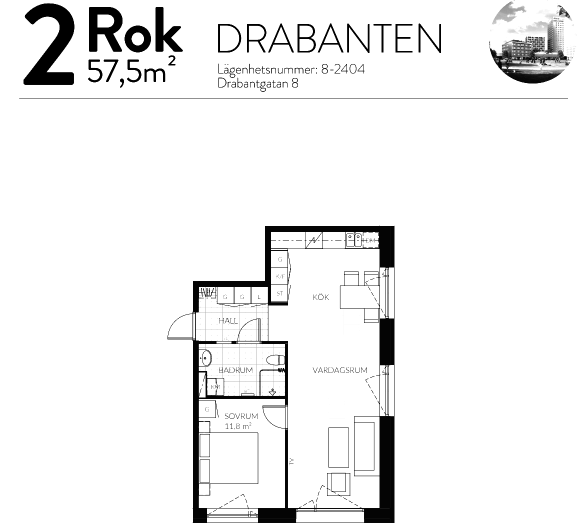
#> input picture SalvadorCantuarias/plan_hehehe.png, 1153 x 1063 px (shown at 1/2 size)
$ jupyter execute --allow-errors hackaton_4.ipynb
#> lines starting #> are read from the running program, lines starting #| are printed output that depends on the picture; after the words box and inside, x2 and y2 are one past the last pixel; in counts of white or black regions, pixels touching at a corner belong together
# HACKATON_4!!!!! <3 <3 <3 <3 <3

imported libraries

[cell 1]
import cv2 as cv
from roboflow import Roboflow
from ultralytics import YOLO
import torch
import numpy as np
import matplotlib.pyplot as plt
from PIL import Image
import json

helper function

[cell 2]
def show_image(image,descrption=None):
  if descrption:
    print(descrption)
  plt.axis('off')
  plt.imshow(cv.cvtColor(image, cv.COLOR_BGR2RGB))
  plt.show()

# IMAGE PREPROCESSING

1. **training YOLO model:** For generating an automated way of cropping floor plans from an image file automatically, a YOLO model was trained using a dataset of images an labels.
For the purpose of doing a quick test, only 10 epochs were conducted. Please feel free to apply more epochs to drastically improve accuracy.

#> (a cell that did not finish here is left out)

#> (a cell that did not finish here is left out)

**2. uploading target image:**

[cell 5]
img = cv.imread("plan_hehehe.png")
#> img is the input picture: shape (1063, 1153, 3); min 0, max 255, mean 240
img_gray = cv.cvtColor(img, cv.COLOR_BGR2GRAY)

plt.imshow(img, cmap="gray")

#> (a cell that did not finish here is left out)

[cell 7]
width, height = img_gray.shape
#> width = 1063; height = 1153

print(f"the width of the image is {width} and the height is {height}")
#| the width of the image is 1063 and the height is 1153

Due to time constraints and lack of hardware power, the YOLO model could not be trained approiatelly. Therefore, the following script was used to manually do the crop. the cropping procedure functions by reading pixels as tabular data (rows and columns).

[cell 8]
img = img[440:height,320:820]
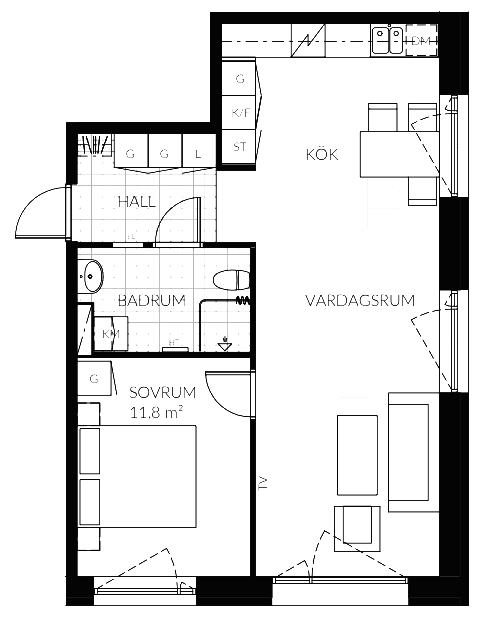
#> img: shape (623, 500, 3); min 4, max 255, mean 223.1
img_gray = cv.cvtColor(img, cv.COLOR_BGR2GRAY)
#> img_gray: shape (623, 500)

plt.axis("off")
plt.imshow(img, cmap="gray")

# USING CV2

1. APPLYING THRESHOLD TO GET WALLS

[cell 9]
_, thresh = cv.threshold(img_gray, 40, 255, cv.THRESH_BINARY)
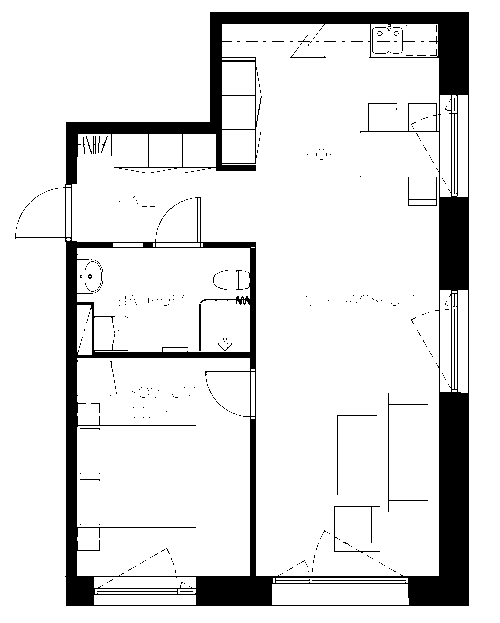
#> thresh: shape (623, 500); 88.5% white; 365 black regions (349 under 20 px), largest, box (x1, y1, x2, y2) and area: (15, 12, 469, 606) 33953, (388, 393, 428, 512) 197, (334, 506, 380, 553) 178

show_image(thresh, "Thresholded image")

2. REMOVING UNNECESARY "NOISE" USING MORPHOLOGYCAL OPERATIONS

[cell 10]
kernel = np.ones((3,3), np.uint8)
close_morph_thresh = cv.morphologyEx(thresh,cv.MORPH_CLOSE, kernel, iterations=2)
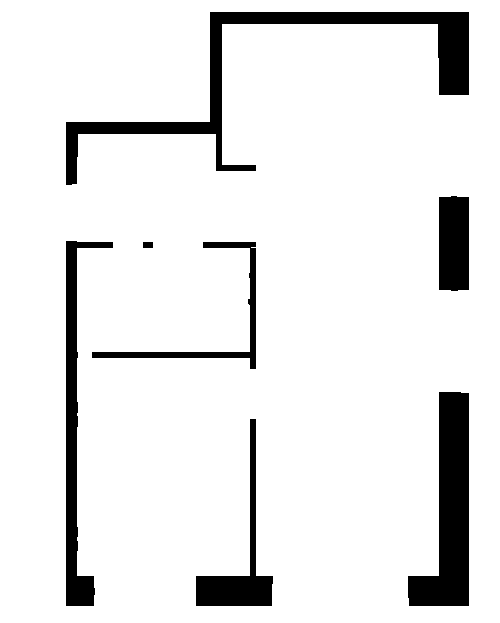
#> close_morph_thresh: shape (623, 500); 90.5% white; 7 black regions, largest, box (x1, y1, x2, y2) and area: (66, 12, 469, 185) 9325, (408, 392, 469, 606) 7334, (66, 241, 113, 606) 4796

show_image(close_morph_thresh, "cleaned binary image")

2. getting contours

[cell 11]
contours, hierarchy = cv.findContours(close_morph_thresh, cv.RETR_TREE, cv.CHAIN_APPROX_SIMPLE)
#> contours = 8 contours; box (x1, y1, x2, y2) and area: (0, 0, 500, 623) 310378, (65, 11, 470, 186) 10038, (407, 391, 470, 607) 7606, (65, 240, 114, 607) 5222, (195, 418, 274, 607) 3492, (438, 195, 470, 292) 2925, (91, 241, 257, 370) 2343, (142, 241, 154, 249) 75

image_contours = img.copy()
image_corners = img.copy()
corners = []
corners_coordinates = []

corner_index = 0

for i, contour in enumerate(contours):
  if i == 0:
    continue
  epsilon = 0.01*cv.arcLength(contour, True)
  approx = cv.approxPolyDP(contour, epsilon, True)
  corners.append(approx)
  cv.drawContours(image_contours, contours, -1, (0,0,255), 2)
#> this loop made 8 passes
#> epsilon on passes 2, 3, 4, 5, 6, 8: 5.28, 5.5, 6.88, 0.337, 8.63, 14.32
#> contour on pass 1: [[0, 0], [0, 622], [499, 622], [499, 0]]
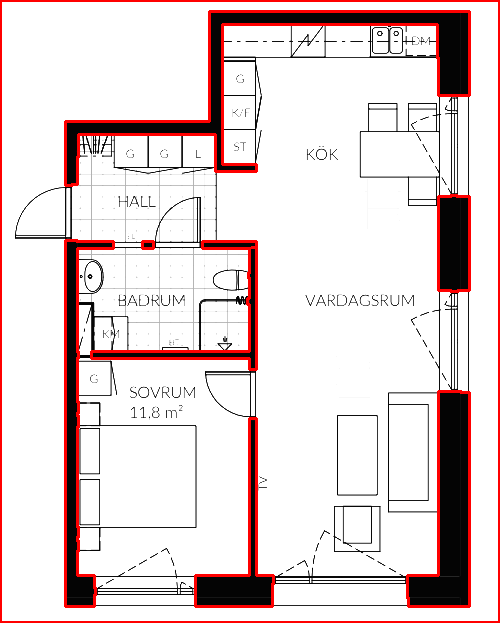
#> image_contours: shape (623, 500, 3); 5.63% of pixels changed, all inside (x1, y1, x2, y2) = (0, 0, 500, 623)
#> after the loop, corners = 7 contours; box (x1, y1, x2, y2) and area: (65, 11, 470, 185) 9327, (407, 391, 470, 607) 7428, (65, 240, 114, 607) 4832, (196, 418, 274, 607) 3342, (438, 196, 470, 291) 2791, (91, 242, 257, 370) 1486, (142, 241, 154, 249) 75

for corner in corners:
    for point in corner:
        cv.circle(image_corners, tuple(point[0]), 5, (0, 255, 0), -1)
        cv.putText(image_corners, str(corner_index), tuple(point[0]), cv.FONT_HERSHEY_SIMPLEX, 0.5, (255, 0, 0), 1)

        x, y = point[0]
        corners_coordinates.append({f"corner {int(corner_index)}":{"x": int(x), "y": int(y)}})
        corner_index += 1
#> this loop made 7 passes
#> corner on pass 6: [[439, 196], [469, 197], [468, 290], [438, 289]]
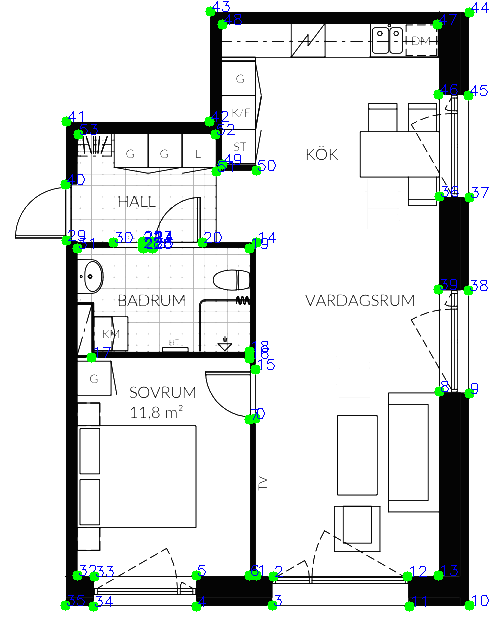
#> image_corners: shape (623, 500, 3); 1.88% of pixels changed, all inside (x1, y1, x2, y2) = (60, 1, 489, 612)
#> after the loop, corner_index = 54; corners_coordinates = 54 items

corners_json = json.dumps(corners_coordinates, indent=4)

show_image(image_contours, "Image with contours")
show_image(image_corners, "Image with enumerated corners")

here you can get the coordinates of every point and their respective label

[cell 12]
print(corners_json)
#> (printed output is left out)
